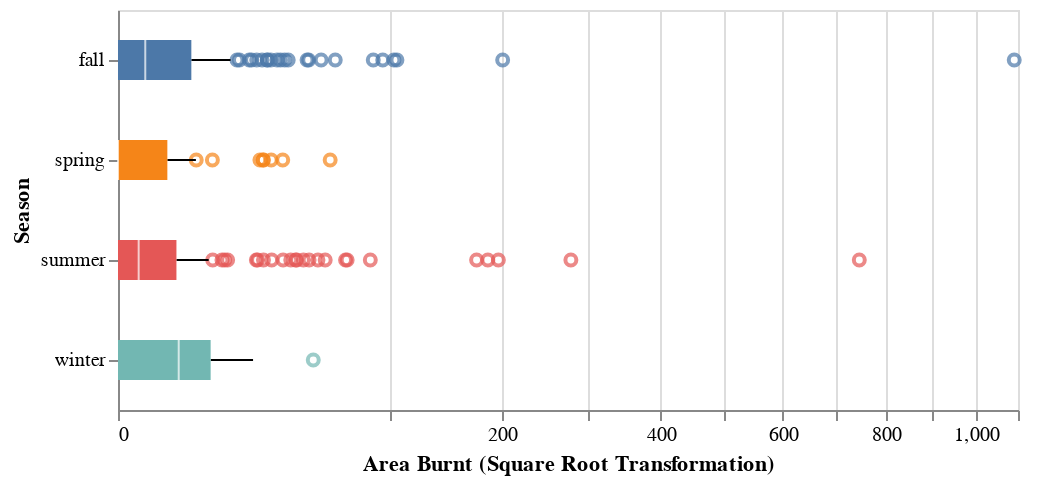

Here is the notebook cell this chart was saved with:
### Code cell
# Seasons (sqrt transformation) --> due to outliers
season_mapping = {
    "dec" : "winter",
    "jan" : "winter",
    "feb" : "winter",
    "mar" : "spring",
    "apr" : "spring",
    "may" : "spring",
    "jun" : "summer",
    "jul" : "summer", 
    "aug" : "summer",
    "sep" : "fall",
    "oct" : "fall",
    "nov" : "fall"
}
train_set["season"] = train_set["month"].map(season_mapping)

alt.Chart(train_set).mark_boxplot(size = 20).encode(
    x = alt.X("area", 
              scale = alt.Scale(type = "sqrt"),
              title = "Area Burnt (Square Root Transformation)"),
    y = alt.Y("season", 
              sort = "x",
              title = "Season"),
    color = alt.Color("season",
                      legend = None)
).properties(
    height = 200,
    width = 450
)

### Figure 1 — Vega-Lite specification as saved in the notebook (floating-point values rounded to 4 significant figures; data arrays with more than 128 entries replaced by an {"elided": "..."} marker saying what was removed)
{"config": {"view": {"continuousWidth": 400, "continuousHeight": 300}}, "data": {"name": "data-e0bda87007f42779033a993ab5a8062f"}, "mark": {"type": "boxplot", "size": 20}, "encoding": {"color": {"type": "nominal", "field": "season", "legend": null}, "x": {"type": "quantitative", "field": "area", "scale": {"type": "sqrt"}, "title": "Area Burnt (Square Root Transformation)"}, "y": {"type": "nominal", "field": "season", "sort": "x", "title": "Season"}}, "height": 200, "width": 450, "$schema": "https://vega.github.io/schema/vega-lite/v4.8.1.json", "datasets": {"data-e0bda87007f42779033a993ab5a8062f": {"elided": "413 records"}}}
